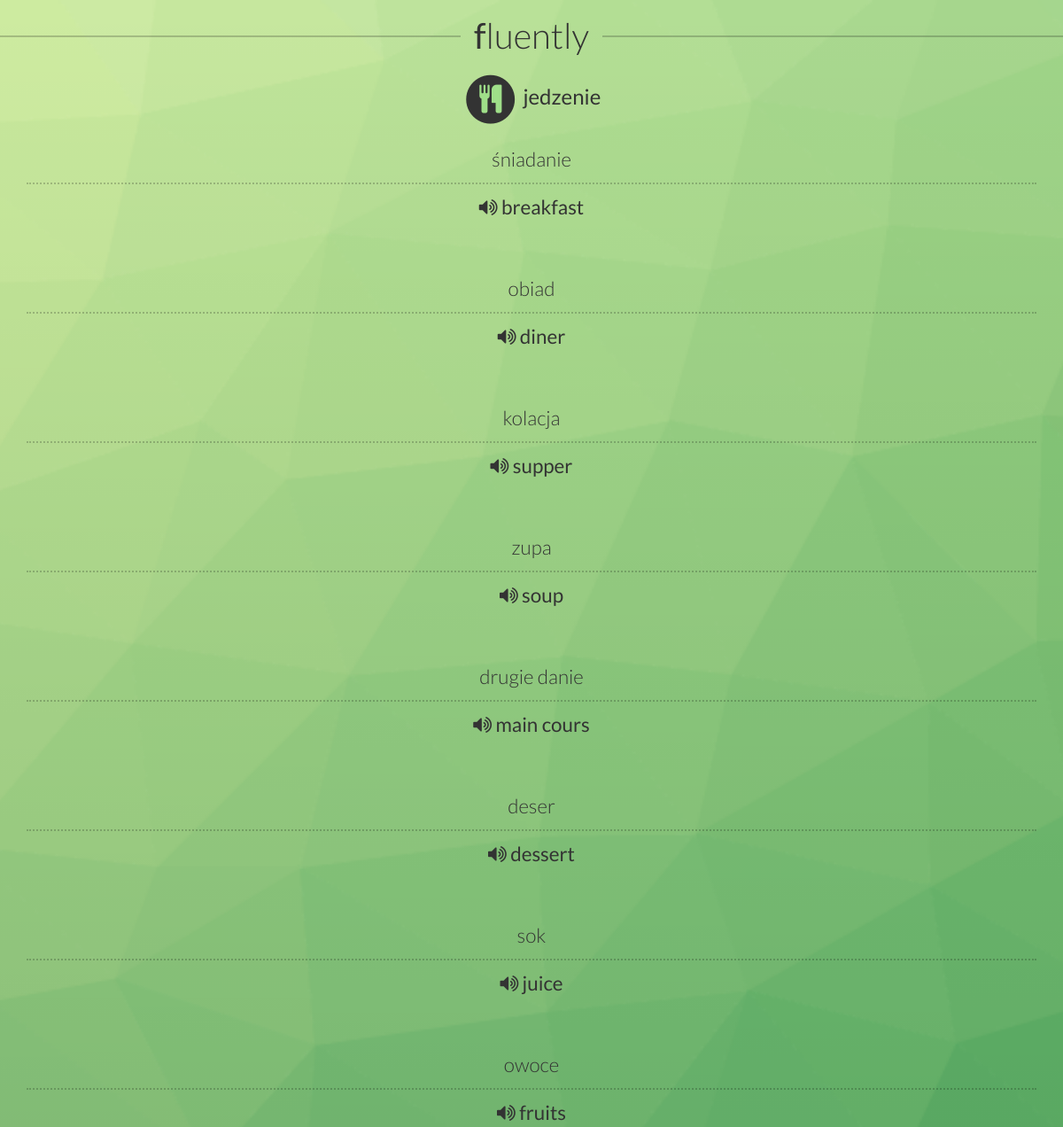
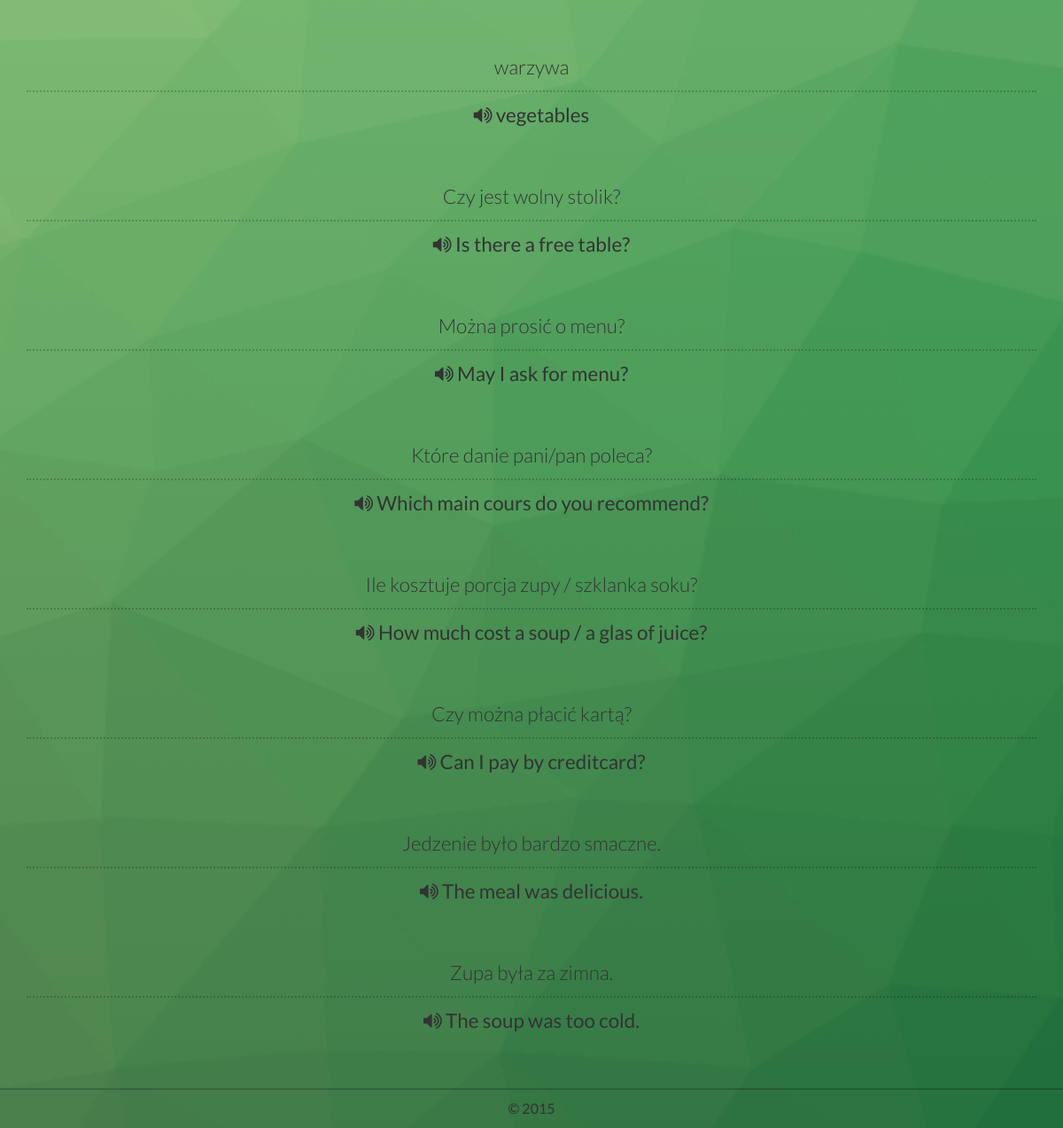
The app's page /jedzenie, older data (2 pictures, top to bottom).
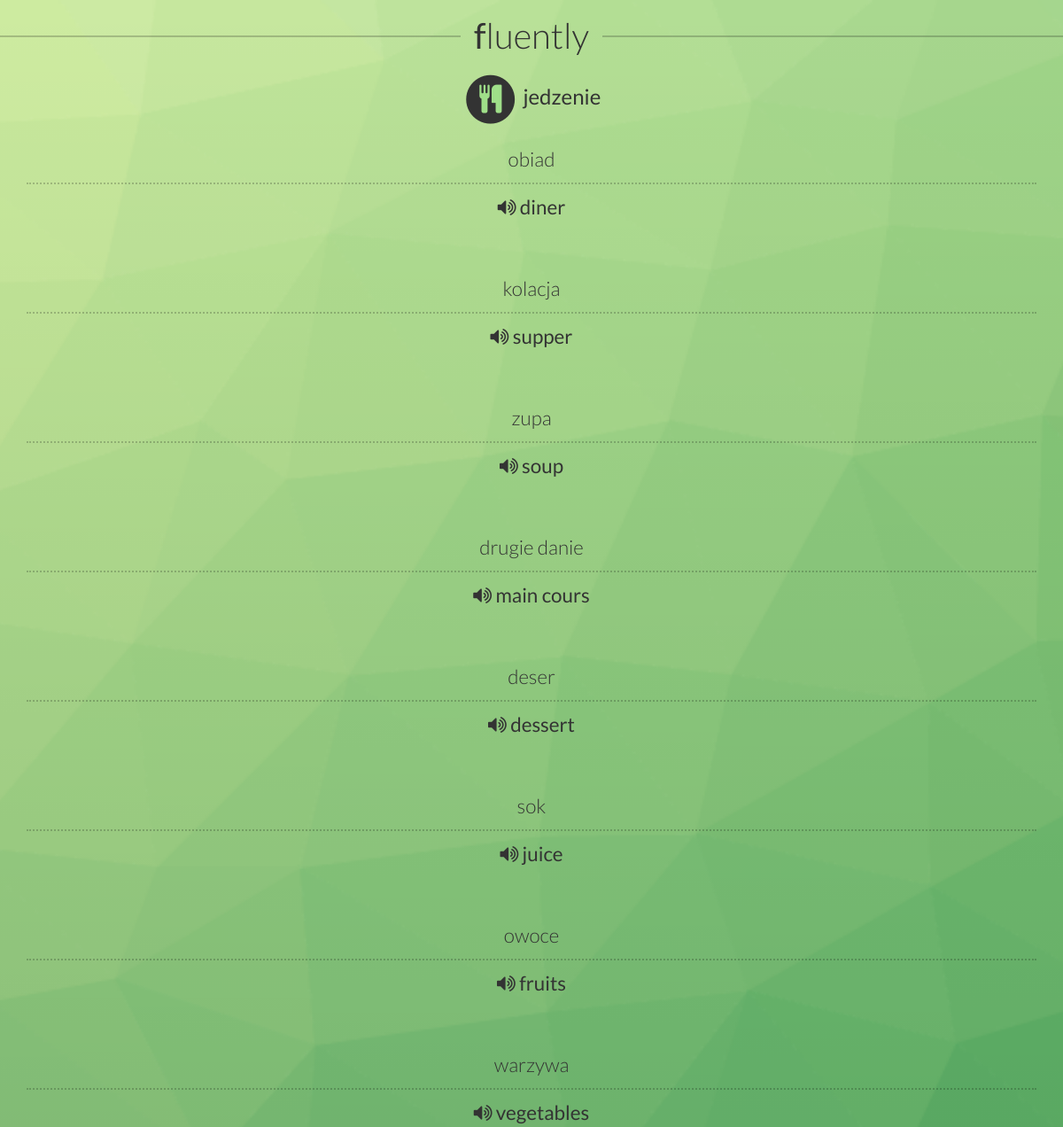
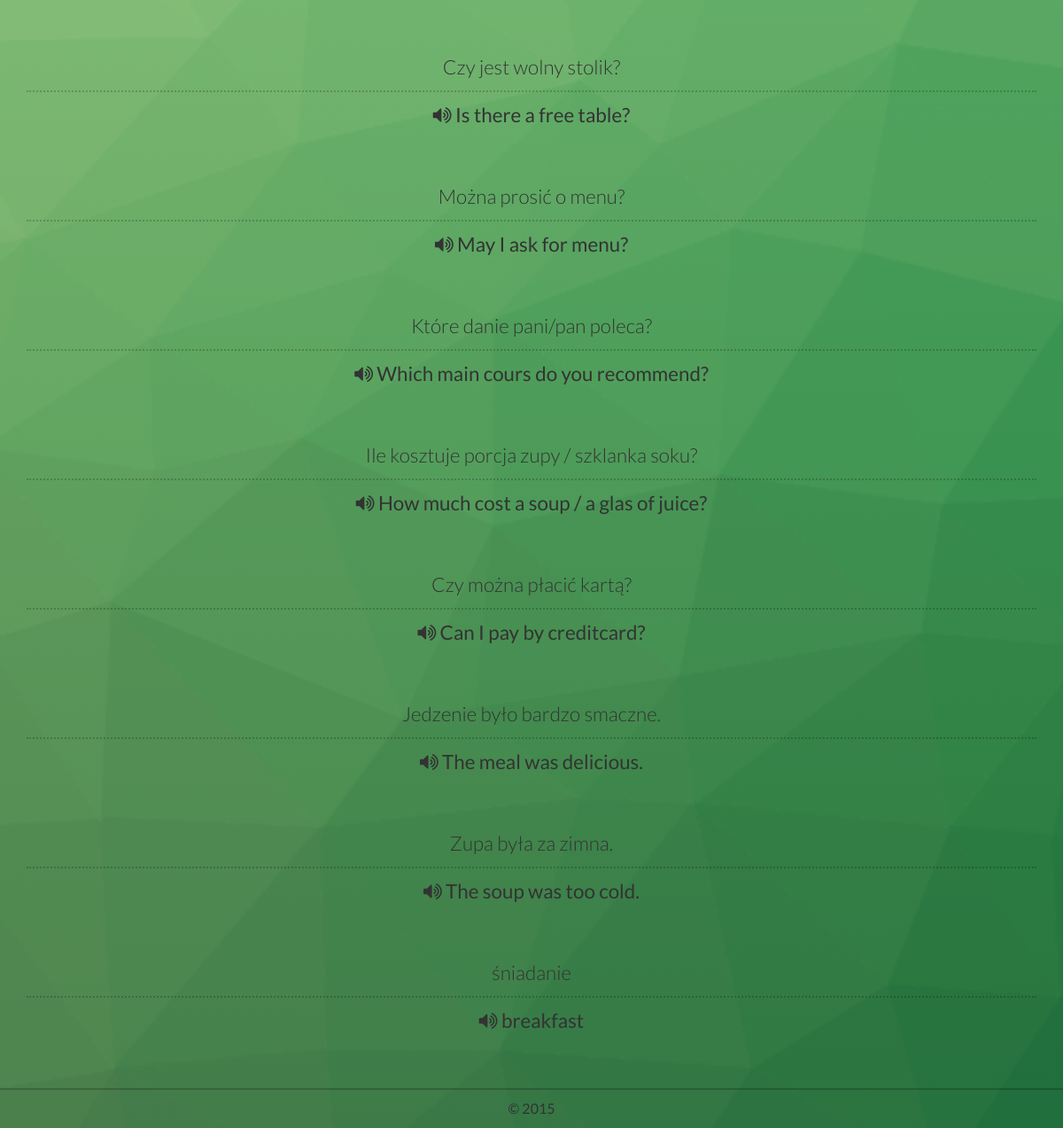
The same page, newer data (2 pictures, top to bottom).
### tables this page shows
CREATE TABLE phrases (
  id INTEGER PRIMARY KEY autoincrement,
  priority INTEGER,
  english VARCHAR(255),
  polish VARCHAR(255),
  category VARCHAR(255) NOT NULL
);

### fluently.py (the view)
@app.route('/jedzenie')
def jedzenie():
    cur = get_db().execute('SELECT * FROM phrases WHERE category LIKE "%jedzenie%" ORDER BY priority')
    names = list(map(lambda x: x[0], cur.description))
    print(names)
    phrases = []
    for phrase in cur:
        phrases.append(phrase)
    print(phrases)
    return render_template('phrasebook-template.html', phrases=phrases, category = 'jedzenie', image = 'fa-cutlery')

### fluently.py (called while the page is built)
def connect_db():
    return sqlite3.connect(app.config['DATABASE'])

@app.before_request
def before_request():
    g.db = connect_db()

@app.teardown_request
def teardown_request(exception):
    db = getattr(g, 'db', None)
    if db is not None:
        db.close()

def get_db():
    db = getattr(g, '_database', None)
    if db is None:
        db = g._database = connect_db()
    return db

### templates/phrasebook-template.html (shortened to what this page needs)
<!doctype html>
<html>
<head>
	<link rel="stylesheet" href="https://maxcdn.bootstrapcdn.com/font-awesome/4.4.0/css/font-awesome.min.css">
	<link rel="stylesheet" href="../static/bootstrap.min.css">
	<link rel="stylesheet" href="../static/main.css">
</head>
<body>
	<header>
		<h1><span><b>f</b>luently</span></h1>
		<h2>
			<span class="fa-stack fa-lg">
				<i class="fa fa-circle fa-stack-2x"></i>
				<i class="fa {{ image }} fa-stack-1x fa-inverse"></i>
			</span>
			{{ category }}
		</h2>
	</header>
	<div class="container">
		<div class="row phrasebook">
			{% for phrase in phrases%}
			<div class="col-xs-12 item">
				<p class="native">{{ phrase[3] }}</p>
				<p class="foreign"><a href="#"><i class="fa fa-volume-up"></i> {{ phrase[2] }}</a></p>
			</div>
			{% endfor %}
		</div>
	</div>
	<footer>
		<small>&copy; 2015</small>
	</footer>
</body>
</html>

### static/main.css (style rules this page uses)
html, body { width: 100%; min-height: 100%; font-size: 16px; font-family: "Lato", sans-serif; padding-top: 20px; overflow-x: hidden; }
body { "pattern.png"); background: -webkit-gradient(linear, 50% 0%, 50% 100%, color-stop(0%, rgba(0, 0, 0, 0)), color-stop(100%, rgba(0, 0, 0, 0.2))), center center/cover url("pattern.png"); background: -moz-linear-gradient(top, rgba(0, 0, 0, 0), rgba(0, 0, 0, 0.2)), center center/cover url("pattern.png"); background: -webkit-linear-gradient(top, rgba(0, 0, 0, 0), rgba(0, 0, 0, 0.2)), center center/cover url("pattern.png"); background: linear-gradient(to bottom, rgba(0, 0, 0, 0), rgba(0, 0, 0, 0.2)), center center/cover url("pattern.png"); padding-top: 20px; }
.fa-stack-1x { color: #9fdf89; }
a, a:link, a:visited { color: #333; text-decoration: none; }
h1 { margin: 0 0 20px; text-align: center; font-size: 2.5rem; font-weight: 300; }
h1 b { font-weight: 400; }
h1 { line-height: 0; text-align: center; }
h1 span { display: inline-block; position: relative; }
h1 span:before, h1 span:after { content: ""; position: absolute; height: 5px; border-top: 2px solid rgba(0, 0, 0, 0.2); top: 0; width: 1200px; }
h1 span:before { right: 100%; margin-right: 15px; }
h1 span:after { left: 100%; margin-left: 15px; }
h2 { text-align: center; font-size: 1.5rem; margin: 40px 0 20px; }
body > footer { border-top: 2px solid rgba(0, 0, 0, 0.2); text-align: center; padding: 10px 0; display: block; width: 100%; }
body > footer small { font-size: 1rem; margin: 0; padding: 0; }
.phrasebook p { font-size: 1.4rem; text-align: center; }
.phrasebook .native { font-weight: 300; border-bottom: 2px dotted rgba(0, 0, 0, 0.2); padding-bottom: 10px; }
.phrasebook .foreign { font-weight: 400; }
.phrasebook .item + .item { margin-top: 50px; }
.phrasebook > div:last-child { padding-bottom: 50px; }

Row changes from the older to the newer data that the page shows:
changed phrases "śniadanie": moves down the list
